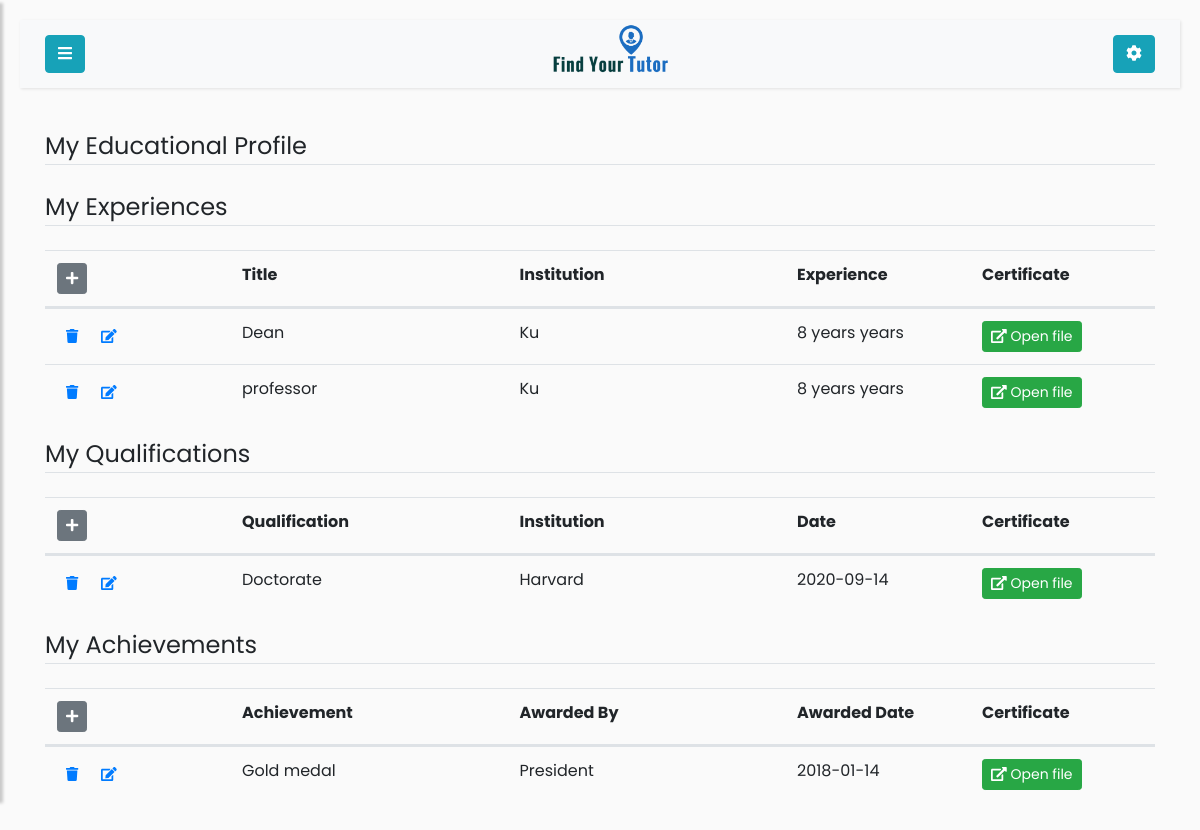
The page /tutor/my-educational-profile (signed in) on the database its author committed.
### app/models.py (models this page shows)
class Experience(db.Model):
    id = db.Column(db.Integer, primary_key=True)
    tutor_id = db.Column(db.Integer, db.ForeignKey('tutor.user_id'))
    title = db.Column(db.String(255))
    institution = db.Column(db.String(255))
    experience = db.Column(db.String(255))
    experience_file = db.Column(db.String(255))

class Qualification(db.Model):
    id = db.Column(db.Integer, primary_key=True)
    tutor_id = db.Column(db.Integer, db.ForeignKey('tutor.user_id'))
    qualification = db.Column(db.String(255))
    institution = db.Column(db.String(255))
    qualification_date = db.Column(db.String(6))
    qualification_file = db.Column(db.String(255))

class Achievement(db.Model):
    id = db.Column(db.Integer, primary_key=True)
    tutor_id = db.Column(db.Integer, db.ForeignKey('tutor.user_id'))
    achievement = db.Column(db.String(255))
    awarded_by = db.Column(db.String(255))
    awarded_date = db.Column(db.String(255))
    achievement_file = db.Column(db.String(255))

### app/routes.py (the view, shortened to what this page needs)
@app.route('/tutor/my-educational-profile', methods=['POST','GET'])
@login_required
def tutor_educational_profile():
    form_experience = MyExperienceForm()
    form_qualification = MyQualificationForm()
    form_achievement = MyAchievementForm()
    user = User.query.filter_by(username=current_user.username).first()
    tutor=Tutor.query.filter_by(user_id=user.id).first()
    qualifications = Qualification.query.filter_by(tutor_id=user.id)
    achievements = Achievement.query.filter_by(tutor_id=user.id)
    experiences = Experience.query.filter_by(tutor_id=user.id)
    if user.username == current_user.username and is_tutor(user):
        return render_template('my-educational-profile.html', profilepic=fetch_profile_pic(tutor), user=user, tutor=tutor,
            qualifications=qualifications, achievements=achievements, experiences=experiences,
            form_experience=form_experience, form_qualification=form_qualification, form_achievement=form_achievement)
    elif user.username == current_user.username and not is_tutor(user):
        return redirect(url_for('student'))

### app/models.py (called while the page is built)
@login_manager.user_loader
def load_user(id):
    return User.query.get(int(id))

### app/routes.py (called while the page is built)
def is_tutor(user):
    if user.role == 'tutor':
        return True
    elif user.role == 'student':
        return False
    elif user.role == 'admin':
        return False

def fetch_profile_pic(user_obj):
    try:
        pic_name_from_db = getattr(user_obj, 'profile_pic')
        picture_path = os.path.join(app.root_path, 'static/profile_pics')
        if pic_name_from_db in os.listdir(picture_path):
            profile_pic = url_for('static',filename='profile_pics/' + pic_name_from_db)
            return profile_pic
        return fetch_default_profile_pic(user_obj)
    except:
        return fetch_default_profile_pic(user_obj)

### app/templates/my-educational-profile.html (shortened to what this page needs)
{% extends 'tutor.html' %}
{% block content %}
<div class="container">
    <legend class="border-bottom mb-4">My Educational Profile</legend>
    <div class = "table-responsive">
        <legend class="border-bottom mb-4 sm">My Experiences</legend>
        <table class="table table-hover" id="my-experience-table">
            <thead>
               <tr class="d-flex">
                    <th scope="col" class="col-2">
                        <button type="button" class="btn btn-secondary btn-sm"
                            data-toggle="modal"
                            data-target="#experience-form">
                            <i class="fas fa-plus" ></i>
                        </button>
                    </th>
                    <th scope='col' class='col-3'>Title</th>
                    <th scope='col' class='col-3'>Institution</th>
                    <th scope="col" class="col-2">Experience</th>
                    <th scope="col" class="col-2">Certificate</th>
               </tr>
           </thead>
           <tbody>
               {% for experience in experiences %}
                    <tr class="d-flex">
                        <td scope="row" class="col-2">
                            <a class="btn btn-link btn-sm" href="{{url_for('delete_tutor_experience', id=experience.id)}}">
                                <i class="fas fa-trash"></i>
                            </a>
                            <button type="button" class="btn btn-link btn-sm"
                                data-toggle="modal"
                                data-target="#edit-experience-form">
                                <i class="fas fa-edit"></i>
                            </button>
                        </td>
                        <td class="col-3">{{ experience.title }}</td>
                        <td class='col-3'>{{ experience.institution }}</td>
                        <td class="col-2"> {{ experience.experience }}&nbsp;years</td>
                        <td class='col-2'>
                            <a href="{{ url_for('static', filename='docs/experience/' + experience.experience_file)}}" class="btn btn-success btn-sm" target="_blank">
                                <i class="fas fa-external-link-alt "></i>
                                Open file
                            </a>
                        </td>
                    </tr>
               {% endfor %}
           </tbody>
        </table>
    </div>
    <div class = "table-responsive">
        <legend class="border-bottom mb-4 sm">My Qualifications</legend>
        <table class="table table-hover" id="my-qualification-table">
            <thead>
               <tr class="d-flex">
                    <th scope="col" class="col-2">
                        <button type="button" class="btn btn-secondary btn-sm"
                            data-toggle="modal"
                            data-target="#qualification-form">
                            <i class="fas fa-plus"></i>
                        </button>
                    </th>
                    <th scope="col" class="col-3">Qualification</th>
                    <th scope='col' class='col-3'>Institution</th>
                    <th scope='col' class='col-2'>Date</th>
                    <th scope="col" class="col-2">Certificate</th>
               </tr>
           </thead>
           <tbody>
            {% for qualification in qualifications %}
                <tr class="d-flex">
                    <td scope="row" class='col-2'>
                        <a class="btn btn-link btn-sm" href="{{url_for('delete_tutor_qualification', id=qualification.id)}}">
                            <i class="fas fa-trash"></i>
                        </a>
                        <button type="button" class="btn btn-link btn-sm"
                            data-toggle="modal"
                            data-target="#edit-qualification-form">
                            <i class="fas fa-edit"></i>
                        </button>
                    </td >
                    <td class='col-3'> {{ qualification.qualification }} </td>
                    <td class='col-3'> {{ qualification.institution }} </td>
                    <td class='col-2'> {{ qualification.qualification_date }} </td>
                    <td class='col-2'>
                        <a href="{{ url_for('static', filename='docs/qualification/' + qualification.qualification_file)}}" class="btn btn-success btn-sm" target="_blank">
                            <i class="fas fa-external-link-alt "></i>
                            Open file
                        </a>
                    </td>
                </tr>
            {% endfor %}
           </tbody>
        </table>
    </div>
    <div class = "table-responsive">
        <legend class="border-bottom mb-4 sm">My Achievements</legend>
        <table class="table table-hover" id="my-achievement-table">
            <thead>
               <tr class="d-flex">
                    <th scope="col" class="col-2" >
                        <button type="button" class="btn btn-secondary btn-sm"
                            data-toggle="modal"
                            data-target="#achievement-form">
                            <i class="fas fa-plus" id=" save-achievement-btn"></i>
                        </button>
                    </th>
                    <th scope="col" class="col-3">Achievement</th>
                    <th scope="col" class="col-3">Awarded By</th>
                    <th scope="col" class="col-2">Awarded Date</th>
                    <th scope="col" class="col-2">Certificate</th>
               </tr>
           </thead>
           <tbody>
            {% for achievement in achievements %}
                <tr class="d-flex">
                    <td scope="row" class="col-2">
                        <a class="btn btn-link btn-sm" href="{{url_for('delete_tutor_achievement', id=achievement.id)}}">
                            <i class="fas fa-trash"></i>
                        </a>
                        <button type="button" class="btn btn-link btn-sm"
                            data-toggle="modal"
                            data-target="#edit-achievement-form">
                            <i class="fas fa-edit"></i>
                        </button>
                    </td>
                    <td class="col-3"> {{ achievement.achievement }} </td>
                    <td class="col-3"> {{ achievement.awarded_by }} </td>
                    <td class="col-2"> {{ achievement.awarded_date }} </td>
                    <td class="col-2">
                        <a href="{{ url_for('static', filename='docs/achievement/' + achievement.achievement_file)}}" class="btn btn-success btn-sm" target="_blank">
                            <i class="fas fa-external-link-alt "></i>
                            Open file
                        </a>
                    </td>
                </tr>
            {% endfor %}
           </tbody>
        </table>
    </div>
</div>
{% endblock %}

### app/templates/tutor.html (shortened to what this page needs)
{% extends "extends/base-user.html" %}

### app/templates/extends/base-user.html (shortened to what this page needs)
<!DOCTYPE html>
<html>
<head>
    <link rel="stylesheet" href="https://stackpath.bootstrapcdn.com/bootstrap/4.1.0/css/bootstrap.min.css">
    <link rel="stylesheet" href="https://cdnjs.cloudflare.com/ajax/libs/malihu-custom-scrollbar-plugin/3.1.5/jquery.mCustomScrollbar.min.css">
</head>
<body>
    <div class ='wrapper'>
        <div id='content'>
            <nav class="navbar navbar-expand-lg navbar-light bg-light">
                <div class="container-fluid">
                    <button type="button" id="sidebarCollapse" class="btn btn-info">
                        <i class="fa fa-bars"></i>
                    </button>
                    <a class="navbar-brand" href="{{url_for('home')}}">
                        <img class="image-responsive" style="width:120.5px;height:62px;"
                          src="{{url_for('static', filename='images/logo.png')}}" />
                    </a>
                    {% if current_user.role == 'tutor' %}
                    <a class="btn btn-info" href="{{url_for('tutor_account_activities')}}">
                    {% else %}
                    <a class="btn btn-info" href="{{url_for('student_account_activities')}}">
                    {% endif %}
                        <i class="fas fa-cog"></i>
                    </a>
                </div>
            </nav>
            {% block content %}{% endblock %}
        </div>
    </div>
</body>
</html>

### rows shown on the page
Experience: title "Dean", institution "Ku", experience "8 years"
Experience: title "professor", institution "Ku", experience "8 years"
Qualification: qualification "Doctorate", institution "Harvard", qualification_date "2020-09-14"
Achievement: achievement "Gold medal", awarded_by "President", awarded_date "2018-01-14"
